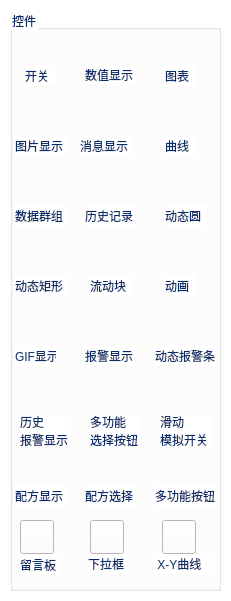
   <widget class="QWidget" name="m_toolwidgetCtl" native="true">
    <property name="geometry">
     <rect>
      <x>370</x>
      <y>10</y>
      <width>231</width>
      <height>601</height>
     </rect>
    </property>
    <property name="minimumSize">
     <size>
      <width>0</width>
      <height>0</height>
     </size>
    </property>
    <property name="styleSheet">
     <string notr="true">background-color: rgb(255, 255, 255);
color: rgb(8, 45, 105);</string>
    </property>
    <widget class="QGroupBox" name="groupBox_2">
     <property name="geometry">
      <rect>
       <x>10</x>
       <y>10</y>
       <width>211</width>
       <height>581</height>
      </rect>
     </property>
     <property name="title">
      <string>控件</string>
     </property>
     <widget class="QPushButton" name="btn_switch">
      <property name="geometry">
       <rect>
        <x>10</x>
        <y>20</y>
        <width>34</width>
        <height>34</height>
       </rect>
      </property>
      <property name="focusPolicy">
       <enum>Qt::ClickFocus</enum>
      </property>
      <property name="toolTip">
       <string/>
      </property>
      <property name="text">
       <string/>
      </property>
      <property name="icon">
       <iconset resource="resourse.qrc">
        <normaloff>:/btn/images/bitbutton.ico</normaloff>:/btn/images/bitbutton.ico</iconset>
      </property>
      <property name="iconSize">
       <size>
        <width>32</width>
        <height>32</height>
       </size>
      </property>
      <property name="flat">
       <bool>true</bool>
      </property>
     </widget>
     <widget class="QPushButton" name="btn_dataDisplay">
      <property name="geometry">
       <rect>
        <x>80</x>
        <y>20</y>
        <width>34</width>
        <height>34</height>
       </rect>
      </property>
      <property name="focusPolicy">
       <enum>Qt::ClickFocus</enum>
      </property>
      <property name="toolTip">
       <string/>
      </property>
      <property name="text">
       <string/>
      </property>
      <property name="icon">
       <iconset resource="resourse.qrc">
        <normaloff>:/btn/images/datadisplay.ico</normaloff>:/btn/images/datadisplay.ico</iconset>
      </property>
      <property name="iconSize">
       <size>
        <width>32</width>
        <height>32</height>
       </size>
      </property>
      <property name="flat">
       <bool>true</bool>
      </property>
     </widget>
     <widget class="QPushButton" name="btn_metre">
      <property name="geometry">
       <rect>
        <x>155</x>
        <y>20</y>
        <width>34</width>
        <height>34</height>
       </rect>
      </property>
      <property name="focusPolicy">
       <enum>Qt::ClickFocus</enum>
      </property>
      <property name="text">
       <string/>
      </property>
      <property name="icon">
       <iconset resource="resourse.qrc">
        <normaloff>:/thing/images/thing/meter.ico</normaloff>:/thing/images/thing/meter.ico</iconset>
      </property>
      <property name="iconSize">
       <size>
        <width>32</width>
        <height>32</height>
       </size>
      </property>
      <property name="flat">
       <bool>true</bool>
      </property>
     </widget>
     <widget class="QPushButton" name="btn_picture">
      <property name="geometry">
       <rect>
        <x>10</x>
        <y>90</y>
        <width>34</width>
        <height>34</height>
       </rect>
      </property>
      <property name="focusPolicy">
       <enum>Qt::ClickFocus</enum>
      </property>
      <property name="text">
       <string/>
      </property>
      <property name="icon">
       <iconset resource="resourse.qrc">
        <normaloff>:/thing/images/thing/staticpicture.ico</normaloff>:/thing/images/thing/staticpicture.ico</iconset>
      </property>
      <property name="iconSize">
       <size>
        <width>32</width>
        <height>32</height>
       </size>
      </property>
      <property name="flat">
       <bool>true</bool>
      </property>
     </widget>
     <widget class="QPushButton" name="btn_messageDisplay">
      <property name="geometry">
       <rect>
        <x>80</x>
        <y>90</y>
        <width>34</width>
        <height>34</height>
       </rect>
      </property>
      <property name="focusPolicy">
       <enum>Qt::ClickFocus</enum>
      </property>
      <property name="text">
       <string/>
      </property>
      <property name="icon">
       <iconset resource="resourse.qrc">
        <normaloff>:/thing/images/thing/messagedisplay.ico</normaloff>:/thing/images/thing/messagedisplay.ico</iconset>
      </property>
      <property name="iconSize">
       <size>
        <width>32</width>
        <height>32</height>
       </size>
      </property>
      <property name="flat">
       <bool>true</bool>
      </property>
     </widget>
     <widget class="QPushButton" name="btn_trend">
      <property name="geometry">
       <rect>
        <x>155</x>
        <y>90</y>
        <width>34</width>
        <height>34</height>
       </rect>
      </property>
      <property name="focusPolicy">
       <enum>Qt::ClickFocus</enum>
      </property>
      <property name="text">
       <string/>
      </property>
      <property name="icon">
       <iconset resource="resourse.qrc">
        <normaloff>:/thing/images/thing/trendchard.ico</normaloff>:/thing/images/thing/trendchard.ico</iconset>
      </property>
      <property name="iconSize">
       <size>
        <width>32</width>
        <height>32</height>
       </size>
      </property>
      <property name="flat">
       <bool>true</bool>
      </property>
     </widget>
     <widget class="QPushButton" name="btn_datagroup">
      <property name="geometry">
       <rect>
        <x>10</x>
        <y>160</y>
        <width>34</width>
        <height>34</height>
       </rect>
      </property>
      <property name="focusPolicy">
       <enum>Qt::ClickFocus</enum>
      </property>
      <property name="text">
       <string/>
      </property>
      <property name="icon">
       <iconset resource="resourse.qrc">
        <normaloff>:/thing/images/thing/datagroup.ico</normaloff>:/thing/images/thing/datagroup.ico</iconset>
      </property>
      <property name="iconSize">
       <size>
        <width>32</width>
        <height>32</height>
       </size>
      </property>
      <property name="flat">
       <bool>true</bool>
      </property>
     </widget>
     <widget class="QPushButton" name="btn_hisdataDisplay">
      <property name="geometry">
       <rect>
        <x>80</x>
        <y>160</y>
        <width>34</width>
        <height>34</height>
       </rect>
      </property>
      <property name="focusPolicy">
       <enum>Qt::ClickFocus</enum>
      </property>
      <property name="text">
       <string/>
      </property>
      <property name="icon">
       <iconset resource="resourse.qrc">
        <normaloff>:/thing/images/thing/hisrecdisplay.ico</normaloff>:/thing/images/thing/hisrecdisplay.ico</iconset>
      </property>
      <property name="iconSize">
       <size>
        <width>32</width>
        <height>32</height>
       </size>
      </property>
      <property name="flat">
       <bool>true</bool>
      </property>
     </widget>
     <widget class="QPushButton" name="btn_dyncircle">
      <property name="geometry">
       <rect>
        <x>155</x>
        <y>160</y>
        <width>34</width>
        <height>34</height>
       </rect>
      </property>
      <property name="focusPolicy">
       <enum>Qt::ClickFocus</enum>
      </property>
      <property name="text">
       <string/>
      </property>
      <property name="icon">
       <iconset resource="resourse.qrc">
        <normaloff>:/thing/images/thing/dynamiccircle.ico</normaloff>:/thing/images/thing/dynamiccircle.ico</iconset>
      </property>
      <property name="iconSize">
       <size>
        <width>32</width>
        <height>32</height>
       </size>
      </property>
      <property name="flat">
       <bool>true</bool>
      </property>
     </widget>
     <widget class="QPushButton" name="btn_dynrect">
      <property name="geometry">
       <rect>
        <x>10</x>
        <y>230</y>
        <width>34</width>
        <height>34</height>
       </rect>
      </property>
      <property name="focusPolicy">
       <enum>Qt::ClickFocus</enum>
      </property>
      <property name="text">
       <string/>
      </property>
      <property name="icon">
       <iconset resource="resourse.qrc">
        <normaloff>:/thing/images/thing/dynamicrec.ico</normaloff>:/thing/images/thing/dynamicrec.ico</iconset>
      </property>
      <property name="iconSize">
       <size>
        <width>32</width>
        <height>32</height>
       </size>
      </property>
      <property name="flat">
       <bool>true</bool>
      </property>
     </widget>
     <widget class="QPushButton" name="btn_flow">
      <property name="geometry">
       <rect>
        <x>80</x>
        <y>230</y>
        <width>34</width>
        <height>34</height>
       </rect>
      </property>
      <property name="focusPolicy">
       <enum>Qt::ClickFocus</enum>
      </property>
      <property name="text">
       <string/>
      </property>
      <property name="icon">
       <iconset resource="resourse.qrc">
        <normaloff>:/thing/images/thing/flowblock.ico</normaloff>:/thing/images/thing/flowblock.ico</iconset>
      </property>
      <property name="iconSize">
       <size>
        <width>32</width>
        <height>32</height>
       </size>
      </property>
      <property name="flat">
       <bool>true</bool>
      </property>
     </widget>
     <widget class="QPushButton" name="btn_animation">
      <property name="geometry">
       <rect>
        <x>155</x>
        <y>230</y>
        <width>34</width>
        <height>34</height>
       </rect>
      </property>
      <property name="focusPolicy">
       <enum>Qt::ClickFocus</enum>
      </property>
      <property name="text">
       <string/>
      </property>
      <property name="icon">
       <iconset resource="resourse.qrc">
        <normaloff>:/thing/images/thing/DymicMove.ico</normaloff>:/thing/images/thing/DymicMove.ico</iconset>
      </property>
      <property name="iconSize">
       <size>
        <width>32</width>
        <height>32</height>
       </size>
      </property>
      <property name="flat">
       <bool>true</bool>
      </property>
     </widget>
     <widget class="QPushButton" name="btn_gif">
      <property name="geometry">
       <rect>
        <x>10</x>
        <y>300</y>
        <width>34</width>
        <height>34</height>
       </rect>
      </property>
      <property name="focusPolicy">
       <enum>Qt::ClickFocus</enum>
      </property>
      <property name="text">
       <string/>
      </property>
      <property name="icon">
       <iconset resource="resourse.qrc">
        <normaloff>:/thing/images/thing/GIFdisplay.ico</normaloff>:/thing/images/thing/GIFdisplay.ico</iconset>
      </property>
      <property name="iconSize">
       <size>
        <width>32</width>
        <height>32</height>
       </size>
      </property>
      <property name="flat">
       <bool>true</bool>
      </property>
     </widget>
     <widget class="QPushButton" name="btn_alarmDisplay">
      <property name="geometry">
       <rect>
        <x>80</x>
        <y>300</y>
        <width>34</width>
        <height>34</height>
       </rect>
      </property>
      <property name="focusPolicy">
       <enum>Qt::ClickFocus</enum>
      </property>
      <property name="text">
       <string/>
      </property>
      <property name="icon">
       <iconset resource="resourse.qrc">
        <normaloff>:/thing/images/thing/alarmcontrol.ico</normaloff>:/thing/images/thing/alarmcontrol.ico</iconset>
      </property>
      <property name="iconSize">
       <size>
        <width>32</width>
        <height>32</height>
       </size>
      </property>
      <property name="flat">
       <bool>true</bool>
      </property>
     </widget>
     <widget class="QPushButton" name="btn_alarmbar">
      <property name="geometry">
       <rect>
        <x>155</x>
        <y>300</y>
        <width>34</width>
        <height>34</height>
       </rect>
      </property>
      <property name="focusPolicy">
       <enum>Qt::ClickFocus</enum>
      </property>
      <property name="text">
       <string/>
      </property>
      <property name="icon">
       <iconset resource="resourse.qrc">
        <normaloff>:/thing/images/thing/dynamicalarmbar.ico</normaloff>:/thing/images/thing/dynamicalarmbar.ico</iconset>
      </property>
      <property name="iconSize">
       <size>
        <width>32</width>
        <height>32</height>
       </size>
      </property>
      <property name="flat">
       <bool>true</bool>
      </property>
     </widget>
     <widget class="QPushButton" name="btn_hisalarmDisplay">
      <property name="geometry">
       <rect>
        <x>10</x>
        <y>370</y>
        <width>34</width>
        <height>34</height>
       </rect>
      </property>
      <property name="focusPolicy">
       <enum>Qt::ClickFocus</enum>
      </property>
      <property name="text">
       <string/>
      </property>
      <property name="icon">
       <iconset resource="resourse.qrc">
        <normaloff>:/thing/images/thing/hisalarmdialog.ico</normaloff>:/thing/images/thing/hisalarmdialog.ico</iconset>
      </property>
      <property name="iconSize">
       <size>
        <width>32</width>
        <height>32</height>
       </size>
      </property>
      <property name="flat">
       <bool>true</bool>
      </property>
     </widget>
     <widget class="QPushButton" name="btn_recipeselect">
      <property name="geometry">
       <rect>
        <x>80</x>
        <y>440</y>
        <width>34</width>
        <height>34</height>
       </rect>
      </property>
      <property name="focusPolicy">
       <enum>Qt::ClickFocus</enum>
      </property>
      <property name="text">
       <string/>
      </property>
      <property name="icon">
       <iconset resource="resourse.qrc">
        <normaloff>:/thing/images/thing/recipechoice.ico</normaloff>:/thing/images/thing/recipechoice.ico</iconset>
      </property>
      <property name="iconSize">
       <size>
        <width>32</width>
        <height>32</height>
       </size>
      </property>
      <property name="flat">
       <bool>true</bool>
      </property>
     </widget>
     <widget class="QPushButton" name="btn_slider">
      <property name="geometry">
       <rect>
        <x>155</x>
        <y>370</y>
        <width>34</width>
        <height>34</height>
       </rect>
      </property>
      <property name="focusPolicy">
       <enum>Qt::ClickFocus</enum>
      </property>
      <property name="text">
       <string/>
      </property>
      <property name="icon">
       <iconset resource="resourse.qrc">
        <normaloff>:/thing/images/thing/slider.ico</normaloff>:/thing/images/thing/slider.ico</iconset>
      </property>
      <property name="iconSize">
       <size>
        <width>32</width>
        <height>32</height>
       </size>
      </property>
      <property name="flat">
       <bool>true</bool>
      </property>
     </widget>
     <widget class="QPushButton" name="btn_recipeDisplay">
      <property name="geometry">
       <rect>
        <x>10</x>
        <y>440</y>
        <width>34</width>
        <height>34</height>
       </rect>
      </property>
      <property name="focusPolicy">
       <enum>Qt::ClickFocus</enum>
      </property>
      <property name="text">
       <string/>
      </property>
      <property name="icon">
       <iconset resource="resourse.qrc">
        <normaloff>:/thing/images/thing/recipetable.ico</normaloff>:/thing/images/thing/recipetable.ico</iconset>
      </property>
      <property name="iconSize">
       <size>
        <width>32</width>
        <height>32</height>
       </size>
      </property>
      <property name="flat">
       <bool>true</bool>
      </property>
     </widget>
     <widget class="QPushButton" name="btn_combox">
      <property name="geometry">
       <rect>
        <x>80</x>
        <y>370</y>
        <width>34</width>
        <height>34</height>
       </rect>
      </property>
      <property name="focusPolicy">
       <enum>Qt::ClickFocus</enum>
      </property>
      <property name="text">
       <string/>
      </property>
      <property name="icon">
       <iconset resource="resourse.qrc">
        <normaloff>:/thing/images/thing/combox.ico</normaloff>:/thing/images/thing/combox.ico</iconset>
      </property>
      <property name="iconSize">
       <size>
        <width>32</width>
        <height>32</height>
       </size>
      </property>
      <property name="flat">
       <bool>true</bool>
      </property>
     </widget>
     <widget class="QPushButton" name="btn_MF">
      <property name="geometry">
       <rect>
        <x>155</x>
        <y>440</y>
        <width>34</width>
        <height>34</height>
       </rect>
      </property>
      <property name="focusPolicy">
       <enum>Qt::ClickFocus</enum>
      </property>
      <property name="text">
       <string/>
      </property>
      <property name="icon">
       <iconset resource="resourse.qrc">
        <normaloff>:/standardtool/images/mfbtn..ico</normaloff>:/standardtool/images/mfbtn..ico</iconset>
      </property>
      <property name="iconSize">
       <size>
        <width>32</width>
        <height>32</height>
       </size>
      </property>
      <property name="flat">
       <bool>true</bool>
      </property>
     </widget>
     <widget class="QPushButton" name="pushButton_message">
      <property name="geometry">
       <rect>
        <x>10</x>
        <y>510</y>
        <width>34</width>
        <height>34</height>
       </rect>
      </property>
      <property name="focusPolicy">
       <enum>Qt::ClickFocus</enum>
      </property>
      <property name="text">
       <string/>
      </property>
      <property name="icon">
       <iconset resource="resourse.qrc">
        <normaloff>:/standardtool/images/msmboard.ico</normaloff>:/standardtool/images/msmboard.ico</iconset>
      </property>
      <property name="iconSize">
       <size>
        <width>32</width>
        <height>32</height>
       </size>
      </property>
     </widget>
     <widget class="QLabel" name="label">
      <property name="geometry">
       <rect>
        <x>15</x>
        <y>55</y>
        <width>31</width>
        <height>21</height>
       </rect>
      </property>
      <property name="text">
       <string>开关</string>
      </property>
     </widget>
     <widget class="QLabel" name="label_4">
      <property name="geometry">
       <rect>
        <x>75</x>
        <y>55</y>
        <width>51</width>
        <height>20</height>
       </rect>
      </property>
      <property name="text">
       <string>数值显示</string>
      </property>
     </widget>
     <widget class="QLabel" name="label_14">
      <property name="geometry">
       <rect>
        <x>155</x>
        <y>55</y>
        <width>31</width>
        <height>21</height>
       </rect>
      </property>
      <property name="text">
       <string>图表</string>
      </property>
     </widget>
     <widget class="QLabel" name="label_15">
      <property name="geometry">
       <rect>
        <x>5</x>
        <y>125</y>
        <width>51</width>
        <height>21</height>
       </rect>
      </property>
      <property name="text">
       <string>图片显示</string>
      </property>
     </widget>
     <widget class="QLabel" name="label_16">
      <property name="geometry">
       <rect>
        <x>155</x>
        <y>125</y>
        <width>31</width>
        <height>21</height>
       </rect>
      </property>
      <property name="text">
       <string>曲线</string>
      </property>
     </widget>
     <widget class="QLabel" name="label_17">
      <property name="geometry">
       <rect>
        <x>70</x>
        <y>125</y>
        <width>51</width>
        <height>21</height>
       </rect>
      </property>
      <property name="text">
       <string>消息显示</string>
      </property>
     </widget>
     <widget class="QLabel" name="label_18">
      <property name="geometry">
       <rect>
        <x>5</x>
        <y>195</y>
        <width>51</width>
        <height>21</height>
       </rect>
      </property>
      <property name="text">
       <string>数据群组</string>
      </property>
     </widget>
     <widget class="QLabel" name="label_19">
      <property name="geometry">
       <rect>
        <x>155</x>
        <y>195</y>
        <width>41</width>
        <height>21</height>
       </rect>
      </property>
      <property name="text">
       <string>动态圆</string>
      </property>
     </widget>
     <widget class="QLabel" name="label_20">
      <property name="geometry">
       <rect>
        <x>75</x>
        <y>195</y>
        <width>51</width>
        <height>21</height>
       </rect>
      </property>
      <property name="text">
       <string>历史记录</string>
      </property>
     </widget>
     <widget class="QLabel" name="label_21">
      <property name="geometry">
       <rect>
        <x>80</x>
        <y>265</y>
        <width>41</width>
        <height>21</height>
       </rect>
      </property>
      <property name="text">
       <string>流动块</string>
      </property>
     </widget>
     <widget class="QLabel" name="label_22">
      <property name="geometry">
       <rect>
        <x>155</x>
        <y>265</y>
        <width>31</width>
        <height>21</height>
       </rect>
      </property>
      <property name="text">
       <string>动画</string>
      </property>
     </widget>
     <widget class="QLabel" name="label_23">
      <property name="geometry">
       <rect>
        <x>5</x>
        <y>265</y>
        <width>51</width>
        <height>21</height>
       </rect>
      </property>
      <property name="text">
       <string>动态矩形</string>
      </property>
     </widget>
     <widget class="QLabel" name="label_24">
      <property name="geometry">
       <rect>
        <x>5</x>
        <y>335</y>
        <width>41</width>
        <height>21</height>
       </rect>
      </property>
      <property name="text">
       <string>GIF显示</string>
      </property>
     </widget>
     <widget class="QLabel" name="label_25">
      <property name="geometry">
       <rect>
        <x>75</x>
        <y>335</y>
        <width>51</width>
        <height>21</height>
       </rect>
      </property>
      <property name="text">
       <string>报警显示</string>
      </property>
     </widget>
     <widget class="QLabel" name="label_26">
      <property name="geometry">
       <rect>
        <x>145</x>
        <y>335</y>
        <width>61</width>
        <height>21</height>
       </rect>
      </property>
      <property name="text">
       <string>动态报警条</string>
      </property>
     </widget>
     <widget class="QLabel" name="label_27">
      <property name="geometry">
       <rect>
        <x>10</x>
        <y>405</y>
        <width>51</width>
        <height>31</height>
       </rect>
      </property>
      <property name="text">
       <string>历史
报警显示</string>
      </property>
     </widget>
     <widget class="QLabel" name="label_28">
      <property name="geometry">
       <rect>
        <x>150</x>
        <y>405</y>
        <width>51</width>
        <height>31</height>
       </rect>
      </property>
      <property name="text">
       <string>滑动
模拟开关</string>
      </property>
     </widget>
     <widget class="QLabel" name="label_29">
      <property name="geometry">
       <rect>
        <x>80</x>
        <y>405</y>
        <width>51</width>
        <height>31</height>
       </rect>
      </property>
      <property name="text">
       <string>多功能
选择按钮</string>
      </property>
     </widget>
     <widget class="QLabel" name="label_30">
      <property name="geometry">
       <rect>
        <x>5</x>
        <y>475</y>
        <width>51</width>
        <height>21</height>
       </rect>
      </property>
      <property name="text">
       <string>配方显示</string>
      </property>
     </widget>
     <widget class="QLabel" name="label_31">
      <property name="geometry">
       <rect>
        <x>145</x>
        <y>475</y>
        <width>61</width>
        <height>21</height>
       </rect>
      </property>
      <property name="text">
       <string>多功能按钮</string>
      </property>
     </widget>
     <widget class="QLabel" name="label_32">
      <property name="geometry">
       <rect>
        <x>75</x>
        <y>475</y>
        <width>51</width>
        <height>21</height>
       </rect>
      </property>
      <property name="text">
       <string>配方选择</string>
      </property>
     </widget>
     <widget class="QLabel" name="label_33">
      <property name="geometry">
       <rect>
        <x>10</x>
        <y>545</y>
        <width>41</width>
        <height>20</height>
       </rect>
      </property>
      <property name="text">
       <string>留言板</string>
      </property>
     </widget>
     <widget class="QPushButton" name="pushButton_Combobox">
      <property name="geometry">
       <rect>
        <x>80</x>
        <y>510</y>
        <width>34</width>
        <height>34</height>
       </rect>
      </property>
      <property name="focusPolicy">
       <enum>Qt::ClickFocus</enum>
      </property>
      <property name="text">
       <string/>
      </property>
      <property name="icon">
       <iconset resource="resourse.qrc">
        <normaloff>:/thing/images/thing/combo.ico</normaloff>:/thing/images/thing/combo.ico</iconset>
      </property>
      <property name="iconSize">
       <size>
        <width>32</width>
        <height>32</height>
       </size>
      </property>
     </widget>
     <widget class="QLabel" name="label_35">
      <property name="geometry">
       <rect>
        <x>78</x>
        <y>544</y>
        <width>41</width>
        <height>20</height>
       </rect>
      </property>
      <property name="text">
       <string>下拉框</string>
      </property>
     </widget>
     <widget class="QPushButton" name="btn_XYtrend">
      <property name="geometry">
       <rect>
        <x>152</x>
        <y>510</y>
        <width>34</width>
        <height>34</height>
       </rect>
      </property>
      <property name="focusPolicy">
       <enum>Qt::ClickFocus</enum>
      </property>
      <property name="text">
       <string/>
      </property>
      <property name="icon">
       <iconset resource="resourse.qrc">
        <normaloff>:/thing/images/thing/XYtrendchart.ico</normaloff>:/thing/images/thing/XYtrendchart.ico</iconset>
      </property>
      <property name="iconSize">
       <size>
        <width>32</width>
        <height>32</height>
       </size>
      </property>
     </widget>
     <widget class="QLabel" name="label_36">
      <property name="geometry">
       <rect>
        <x>144</x>
        <y>544</y>
        <width>61</width>
        <height>20</height>
       </rect>
      </property>
      <property name="text">
       <string> X-Y曲线</string>
      </property>
     </widget>
    </widget>
   </widget>
